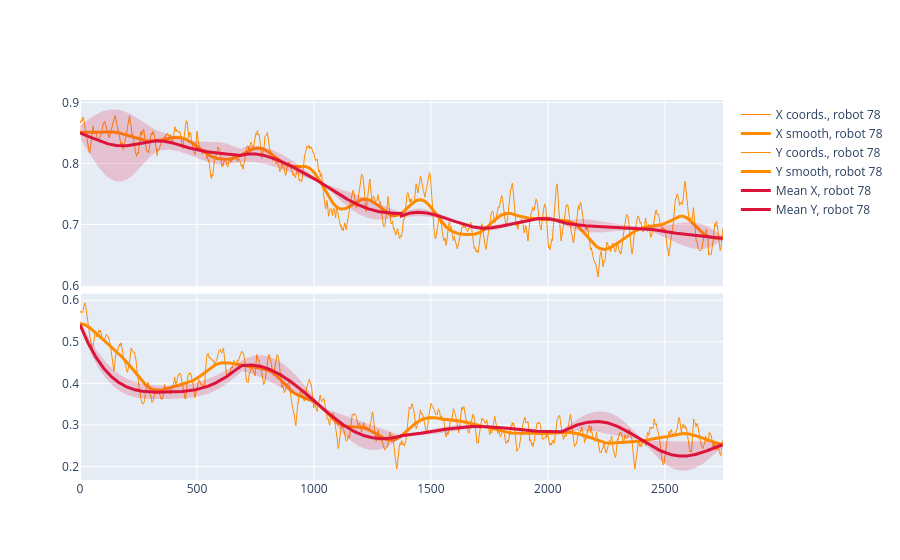

Here is the notebook cell this chart was saved with:
### Code cell
CUT_NUMBER = 2750
num_parts = num_parts  # как раньше
colors_coords = ['DarkOrange']
selected_ids = [robot_id]

# === Загружаем решения MC-сэмплов для роботов ===
solution_path = Path(f"output/robot_{robot_id}/solution_force_{num_parts}.npy")
all_mc_solutions = np.load(solution_path)  # shape (num_mc_samples, N, 2)

# === Создаём фигуру X(t) и Y(t) ===
fig = make_subplots(rows=2, cols=1, shared_xaxes=True, vertical_spacing=0.02)
for i, rid in enumerate(selected_ids):
    coords = np.array(normalized_coord_data[rid][:CUT_NUMBER])
    x, y = coords[:, 0], coords[:, 1]
    t = np.arange(len(x))
    color_coord = colors_coords[i % len(colors_coords)]
    
    # --- исходные координаты ---
    fig.add_trace(go.Scatter(x=t, y=x, mode='lines', line=dict(color=color_coord, width=1),
                             name=f'X coords., robot {rid}'), row=1, col=1)
    fig.add_trace(go.Scatter(x=t, y=gaussian_filter1d(x, sigma=sigma), mode='lines',
                             line=dict(color=color_coord, width=3),
                             name=f'X smooth, robot {rid}'), row=1, col=1)
    fig.add_trace(go.Scatter(x=t, y=y, mode='lines', line=dict(color=color_coord, width=1),
                             name=f'Y coords., robot {rid}'), row=2, col=1)
    fig.add_trace(go.Scatter(x=t, y=gaussian_filter1d(y, sigma=sigma), mode='lines',
                             line=dict(color=color_coord, width=3),
                             name=f'Y smooth, robot {rid}'), row=2, col=1)

    # --- MC-сэмплы: строим среднюю и CI ---
    mc_solutions = np.array(all_mc_solutions)  # shape (num_mc_samples, N, 2)
    mc_solutions = mc_solutions[:, :CUT_NUMBER, :]

    # Средние и стандартные отклонения
    mean_x = mc_solutions[:, :, 0].mean(axis=0)
    mean_y = mc_solutions[:, :, 1].mean(axis=0)
    std_x = mc_solutions[:, :, 0].std(axis=0)
    std_y = mc_solutions[:, :, 1].std(axis=0)

    # 95% доверительный интервал (можно заменить на 1σ при желании)
    ci_x_upper = mean_x + 1.96 * std_x
    ci_x_lower = mean_x - 1.96 * std_x
    ci_y_upper = mean_y + 1.96 * std_y
    ci_y_lower = mean_y - 1.96 * std_y

    # --- CI X ---
fig.add_trace(
    go.Scatter(
        x=np.concatenate([t, t[::-1]]),
        y=np.concatenate([ci_x_upper, ci_x_lower[::-1]]),
        fill='toself',
        fillcolor='rgba(220, 20, 60, 0.2)',
        line=dict(color='rgba(255,255,255,0)'),
        hoverinfo='skip',
        showlegend=False
    ),
    row=1, col=1
)

# --- средняя X ---
fig.add_trace(
    go.Scatter(
        x=t, y=mean_x,
        mode='lines',
        line=dict(color='Crimson', width=3),
        name=f'Mean X, robot {rid}'
    ),
    row=1, col=1
)

# --- CI Y ---
fig.add_trace(
    go.Scatter(
        x=np.concatenate([t, t[::-1]]),
        y=np.concatenate([ci_y_upper, ci_y_lower[::-1]]),
        fill='toself',
        fillcolor='rgba(220, 20, 60, 0.2)',
        line=dict(color='rgba(255,255,255,0)'),
        hoverinfo='skip',
        showlegend=False
    ),
    row=2, col=1
)

# --- средняя Y ---
fig.add_trace(
    go.Scatter(
        x=t, y=mean_y,
        mode='lines',
        line=dict(color='Crimson', width=3),
        name=f'Mean Y, robot {rid}'
    ),
    row=2, col=1
)
fig.write_html("XY_with_MC_solutions.html")

### Figure 1 — Plotly figure (JSON) as saved in the notebook; plotly's stock layout.template omitted (floating-point values rounded to 4 significant figures; data arrays with more than 128 entries replaced by an {"elided": "..."} marker saying what was removed)
{"data": [{"line": {"color": "DarkOrange", "width": 1}, "mode": "lines", "name": "X coords., robot 78", "type": "scatter", "x": {"elided": "2750 int values"}, "xaxis": "x", "y": {"elided": "2750 float values"}, "yaxis": "y"}, {"line": {"color": "DarkOrange", "width": 3}, "mode": "lines", "name": "X smooth, robot 78", "type": "scatter", "x": {"elided": "2750 int values"}, "xaxis": "x", "y": {"elided": "2750 float values"}, "yaxis": "y"}, {"line": {"color": "DarkOrange", "width": 1}, "mode": "lines", "name": "Y coords., robot 78", "type": "scatter", "x": {"elided": "2750 int values"}, "xaxis": "x2", "y": {"elided": "2750 float values"}, "yaxis": "y2"}, {"line": {"color": "DarkOrange", "width": 3}, "mode": "lines", "name": "Y smooth, robot 78", "type": "scatter", "x": {"elided": "2750 int values"}, "xaxis": "x2", "y": {"elided": "2750 float values"}, "yaxis": "y2"}, {"fill": "toself", "fillcolor": "rgba(220, 20, 60, 0.2)", "hoverinfo": "skip", "line": {"color": "rgba(255,255,255,0)"}, "showlegend": false, "type": "scatter", "x": {"elided": "5500 int values"}, "xaxis": "x", "y": {"elided": "5496 float values"}, "yaxis": "y"}, {"line": {"color": "Crimson", "width": 3}, "mode": "lines", "name": "Mean X, robot 78", "type": "scatter", "x": {"elided": "2750 int values"}, "xaxis": "x", "y": {"elided": "2748 float values"}, "yaxis": "y"}, {"fill": "toself", "fillcolor": "rgba(220, 20, 60, 0.2)", "hoverinfo": "skip", "line": {"color": "rgba(255,255,255,0)"}, "showlegend": false, "type": "scatter", "x": {"elided": "5500 int values"}, "xaxis": "x2", "y": {"elided": "5496 float values"}, "yaxis": "y2"}, {"line": {"color": "Crimson", "width": 3}, "mode": "lines", "name": "Mean Y, robot 78", "type": "scatter", "x": {"elided": "2750 int values"}, "xaxis": "x2", "y": {"elided": "2748 float values"}, "yaxis": "y2"}], "layout": {"xaxis": {"anchor": "y", "domain": [0, 1], "matches": "x2", "showticklabels": false}, "xaxis2": {"anchor": "y2", "domain": [0, 1]}, "yaxis": {"anchor": "x", "domain": [0.51, 1]}, "yaxis2": {"anchor": "x2", "domain": [0, 0.49]}}}
